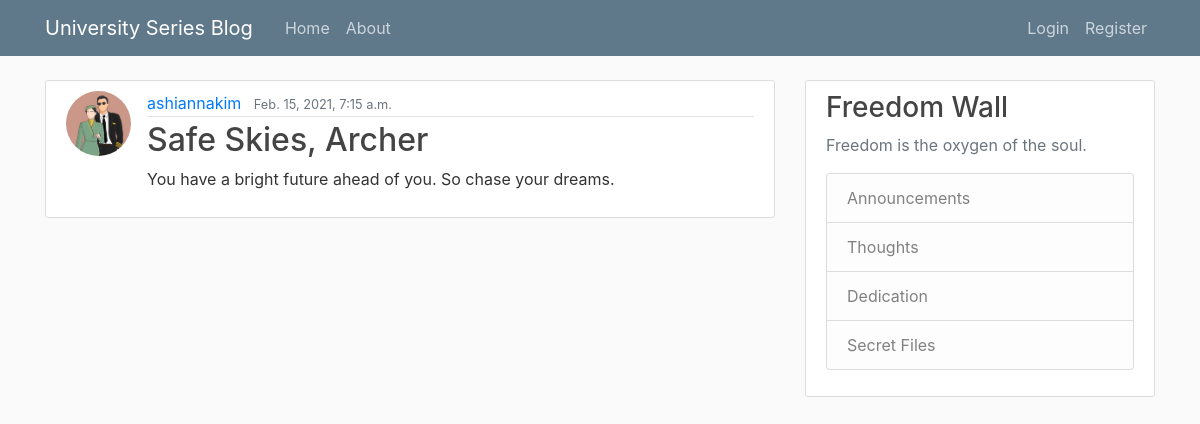
Screenshot of /post/15/ with the database file from the repository.
### blog/models.py (models this page shows, shortened)
class Post(models.Model):
    title = models.CharField(max_length=100)
    content = models.TextField()
    date_posted = models.DateTimeField(default=timezone.now)
    author = models.ForeignKey(User, on_delete=models.CASCADE)

### users/models.py (models this page shows, shortened)
class Profile(models.Model):
    user = models.OneToOneField(User, on_delete=models.CASCADE)
    image = models.ImageField(default='default.jpg', upload_to='profile_pics')

### blog/views.py (the view)
# urls.py: path('post/<int:pk>/', PostDetailView.as_view(), name='post-detail'),
class PostDetailView(DetailView):
    model = Post

### blog/templates/blog/post_detail.html (shortened to what this page needs)
{% extends "blog/base.html" %}
{% block content %}
    <article class="media content-section">
        <img class="rounded-circle article-img" src="{{ object.author.profile.image.url }}">
        <div class="media-body">
            <div class="article-metadata">
              <a class="mr-2" href="{% url 'user-posts' object.author.username %}">{{ object.author }}</a>
              <small class="text-muted">{{ object.date_posted }}</small>
            </div>
            <h2 class="article-title">{{ object.title }}</h2>
            <p class="article-content">{{ object.content }}</p>
        </div>
    </article>
{% endblock content %}

### blog/static/blog/main.css (style rules this page uses)
body { background: #fafafa; color: #333333; margin-top: 5rem; }
h1, h2, h3, h4, h5, h6 { color: #444444; }
.content-section { background: #ffffff; padding: 10px 20px; border: 1px solid #dddddd; border-radius: 3px; margin-bottom: 20px; }
.article-title { color: #444444; }
.article-content { white-space: pre-line; }
.article-img { height: 65px; width: 65px; margin-right: 16px; }
.article-metadata { padding-bottom: 1px; margin-bottom: 4px; border-bottom: 1px solid #e3e3e3 }

### rows the page displays
Post: author.profile.image (picture), author "ashiannakim", date_posted "Feb. 15, 2021, 7:15 a.m.", title "Safe Skies, Archer", content "You have a bright future ahead of you. So chase your dreams."
